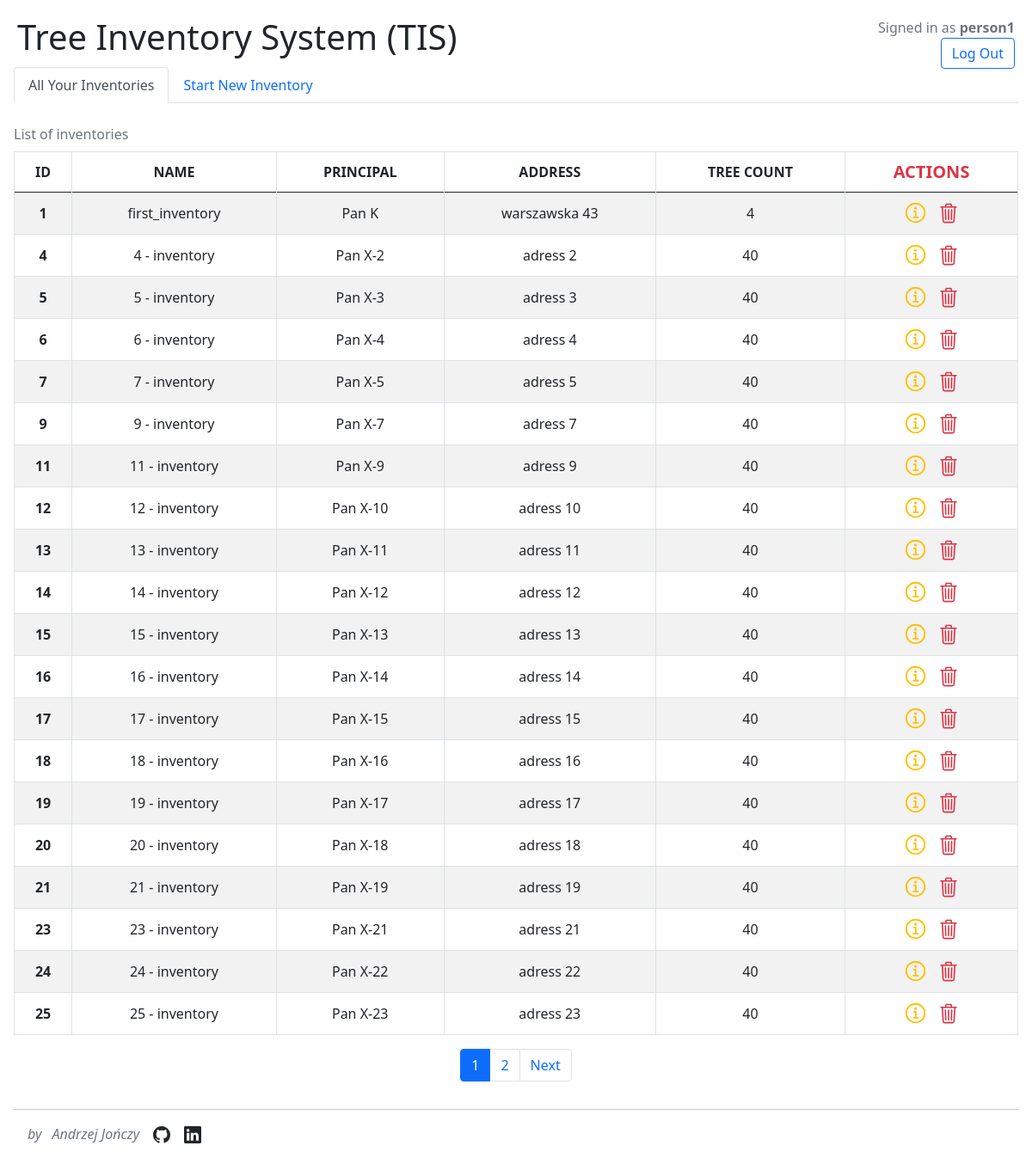
The app's page /inventory/all/ (signed in) with its own data.
### TIS_app/models.py (models this page shows, shortened)
class Inventory(models.Model):
    STATUS_CHOICES = (
        (0, "Inventory"),
        (1, "Valorization"),
        (2, "Tree management"),
    )
    id = models.SmallAutoField(primary_key=True)
    name = models.CharField(max_length=64)
    created_date = models.DateField(auto_now_add=True)
    edited_date = models.DateField(auto_now=True)
    finish_date = models.DateField(null=True)
    status = models.PositiveIntegerField(choices=STATUS_CHOICES, default=0)
    author = models.ForeignKey(User, on_delete=models.PROTECT)
    principal = models.CharField(max_length=64)
    principal_address = models.CharField(max_length=128, null=True, blank=True)
    description = models.TextField(blank=True, null=True)
    class Meta:
        unique_together = ["id", "author"]

### TIS_app/views.py (the view)
# urls.py: path("inventory/all/", v.AllInventoryView.as_view(), name="all-inventory"),
class AllInventoryView(LoginRequiredMixin, ListView):
    model = Inventory
    paginate_by = INVENTORY_PAGINATE_BY
    def get_queryset(self):
        queryset = super().get_queryset()
        return queryset.filter(author=self.request.user).order_by("pk")

### TIS_app/context_processors.py (called while the page is built)
def metadata(request):
    return {
        "author": "Andrzej Jończy",
        "github": "https://github.com/andree0",
        "linkedin": "https://www.linkedin.com/in/andrzej-jonczy/",
    }

### TIS_app/templates/TIS_app/inventory_list.html (shortened to what this page needs)
{% extends 'TIS_app/base.html' %}
{% block body %}
<div id="inventories" class="mt-3">
    {% for inventory in inventory_list %}
        {% if forloop.first %}
            <div class="table-responsive">
            <table class="table table-striped table-hover table-bordered align-middle caption-top">
                <caption>List of inventories</caption>
                <thead class="align-middle text-center border-bottom-0">
                    <tr>
                        <th scope="col">ID</th>
                        <th scope="col">NAME</th>
                        <th scope="col">PRINCIPAL</th>
                        <th scope="col">ADDRESS</th>
                        <th scope="col">TREE COUNT</th>
                        <th scope="col" class="text-danger fs-5">ACTIONS</th>
                    </tr>
                </thead>
                <tbody class="text-center">
        {% endif %}
        <tr class="text-break">
            <th scope="row"><a href="{% url 'inventory-details' inventory.pk %}" role="button" class="text-decoration-none fst-normal text-body">{{ inventory.pk }}</a></th>
            <td><a href="{% url 'inventory-details' inventory.pk %}" role="button" class="text-decoration-none fst-normal text-body">{{ inventory.name }}</a></td>
            <td>{{ inventory.principal }}</td>
            <td>{{ inventory.principal_address }}</td>
            <td>{{ inventory.tree_set.all.count }}</td>
            <td>
                <div class="d-inline-flex me-1">
                    <a href="{% url 'inventory-details' inventory.pk %}" role="button">
                    </a>
                </div>
                <div class="d-inline-flex">
                    <a href="{% url 'delete-inventory' inventory.pk %}" role="button" class="inventory-delete">
                    </a>
                </div>
            </td>
        </tr>
        {% if forloop.last %}
            </tbody>
            </table>
            </div>
        {% endif %}
    {% empty %}
        <div><p class="fs-4 text-center text-muted">Any inventories</p></div>
    {% endfor %}
</div>
{% include "TIS_app/pagination.html" %}
{% endblock %}

### TIS_app/templates/TIS_app/login_info.html (shortened to what this page needs)
<div class="d-flex align-items-end flex-column p-1">
    {% if user.is_authenticated %}
        <div class="mb-1 text-muted">Signed in as <strong>{{ user.username }}</strong></div>
        <div>
            <a class="d-inline btn btn-outline-primary btn" role="button"
                href="{% url 'logout' %}">Log Out</a>
        </div>
    {% endif %}
</div>

### static/app.css (style rules this page uses)
body { display: flex; flex-direction: column; min-height: 100vh; }

### records on screen
Inventory: shows "List of inventories", pk "1", name "first_inventory", principal "Pan K", principal_address "warszawska 43", tree_set.all.count "4"
Inventory: pk "4", name "4 - inventory", principal "Pan X-2", principal_address "adress 2", tree_set.all.count "40"
Inventory: pk "5", name "5 - inventory", principal "Pan X-3", principal_address "adress 3", tree_set.all.count "40"
Inventory: pk "6", name "6 - inventory", principal "Pan X-4", principal_address "adress 4", tree_set.all.count "40"
Inventory: pk "7", name "7 - inventory", principal "Pan X-5", principal_address "adress 5", tree_set.all.count "40"
Inventory: pk "9", name "9 - inventory", principal "Pan X-7", principal_address "adress 7", tree_set.all.count "40"
Inventory: pk "11", name "11 - inventory", principal "Pan X-9", principal_address "adress 9", tree_set.all.count "40"
Inventory: pk "12", name "12 - inventory", principal "Pan X-10", principal_address "adress 10", tree_set.all.count "40"
Inventory: pk "13", name "13 - inventory", principal "Pan X-11", principal_address "adress 11", tree_set.all.count "40"
Inventory: pk "14", name "14 - inventory", principal "Pan X-12", principal_address "adress 12", tree_set.all.count "40"
Inventory: pk "15", name "15 - inventory", principal "Pan X-13", principal_address "adress 13", tree_set.all.count "40"
Inventory: pk "16", name "16 - inventory", principal "Pan X-14", principal_address "adress 14", tree_set.all.count "40"
Inventory: pk "17", name "17 - inventory", principal "Pan X-15", principal_address "adress 15", tree_set.all.count "40"
Inventory: pk "18", name "18 - inventory", principal "Pan X-16", principal_address "adress 16", tree_set.all.count "40"
Inventory: pk "19", name "19 - inventory", principal "Pan X-17", principal_address "adress 17", tree_set.all.count "40"
Inventory: pk "20", name "20 - inventory", principal "Pan X-18", principal_address "adress 18", tree_set.all.count "40"
Inventory: pk "21", name "21 - inventory", principal "Pan X-19", principal_address "adress 19", tree_set.all.count "40"
Inventory: pk "23", name "23 - inventory", principal "Pan X-21", principal_address "adress 21", tree_set.all.count "40"
Inventory: pk "24", name "24 - inventory", principal "Pan X-22", principal_address "adress 22", tree_set.all.count "40"
Inventory: pk "25", name "25 - inventory", principal "Pan X-23", principal_address "adress 23", tree_set.all.count "40"

### other values on screen
{{ user.username }} "person1"
{{ page_nr }} "1"
{{ page_nr }} "2"
{{ author }} "Andrzej Jończy"
